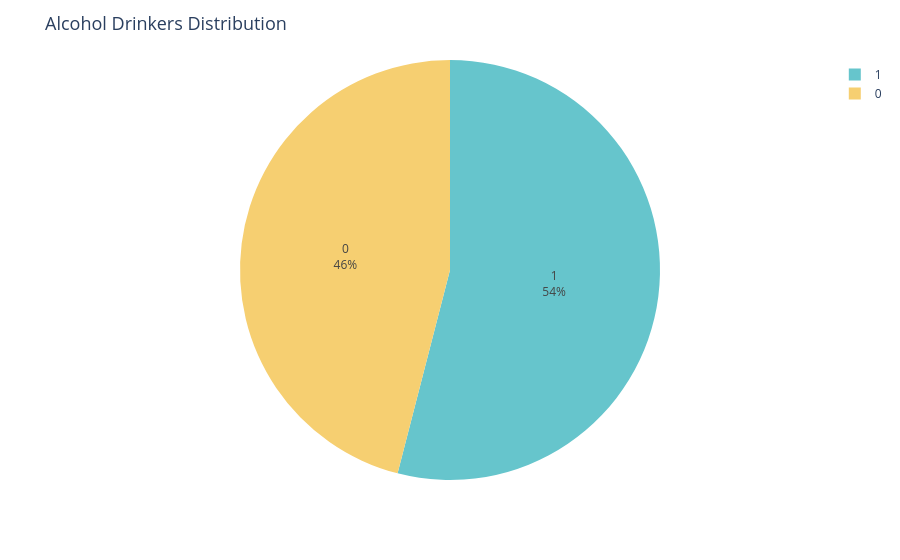

Here is the notebook cell this chart was saved with:
### Markdown cell above
# Alcohol Drinkers Distribution

This pie chart shows the percentage of participants who consume alcohol versus those who do not.  
- Each slice represents a category of alcohol consumption.  
- Percentages inside the slices indicate the proportion of each group.  
- Helps to quickly understand alcohol consumption patterns in the population.

### Code cell
Alcohol = df['AlcoholDrinkers'].value_counts().reset_index()
Alcohol.columns = ['AlcoholDrinkers', 'Count']

fig = px.pie(Alcohol,names='AlcoholDrinkers',values='Count',color_discrete_sequence=px.colors.qualitative.Pastel)
fig.update_layout(title='Alcohol Drinkers Distribution',title_font_size=18)
fig.update_traces(textposition='inside', textinfo='percent+label')

### Figure 1 — Plotly figure (JSON) as saved in the notebook; plotly's stock layout.template omitted (floating-point values rounded to 4 significant figures)
{"data": [{"domain": {"x": [0, 1], "y": [0, 1]}, "hovertemplate": "AlcoholDrinkers=%{label}<br>Count=%{value}<extra></extra>", "labels": [1, 0], "legendgroup": "", "name": "", "showlegend": true, "textinfo": "percent+label", "textposition": "inside", "type": "pie", "values": [218296, 185841]}], "layout": {"legend": {"tracegroupgap": 0}, "margin": {"t": 60}, "piecolorway": ["rgb(102, 197, 204)", "rgb(246, 207, 113)", "rgb(248, 156, 116)", "rgb(220, 176, 242)", "rgb(135, 197, 95)", "rgb(158, 185, 243)", "rgb(254, 136, 177)", "rgb(201, 219, 116)", "rgb(139, 224, 164)", "rgb(180, 151, 231)", "rgb(179, 179, 179)"], "title": {"font": {"size": 18}, "text": "Alcohol Drinkers Distribution"}}}
